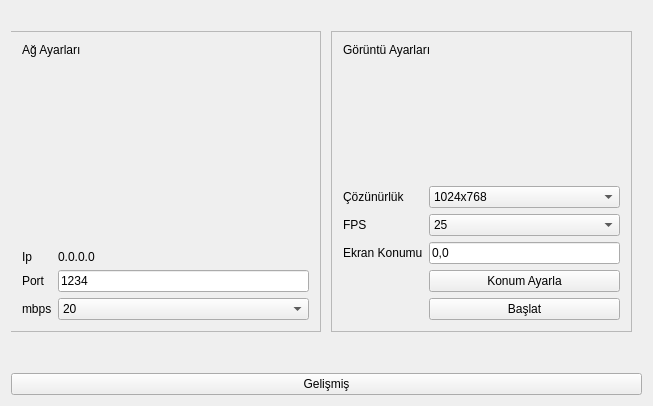
<?xml version="1.0" encoding="UTF-8"?>
<ui version="4.0">
 <class>MainWindow</class>
 <widget class="QMainWindow" name="MainWindow">
  <property name="geometry">
   <rect>
    <x>0</x>
    <y>0</y>
    <width>653</width>
    <height>406</height>
   </rect>
  </property>
  <property name="sizePolicy">
   <sizepolicy hsizetype="Fixed" vsizetype="Fixed">
    <horstretch>0</horstretch>
    <verstretch>0</verstretch>
   </sizepolicy>
  </property>
  <property name="minimumSize">
   <size>
    <width>653</width>
    <height>406</height>
   </size>
  </property>
  <property name="maximumSize">
   <size>
    <width>653</width>
    <height>406</height>
   </size>
  </property>
  <property name="windowTitle">
   <string>MainWindow</string>
  </property>
  <widget class="QWidget" name="widget">
   <property name="minimumSize">
    <size>
     <width>400</width>
     <height>0</height>
    </size>
   </property>
   <layout class="QGridLayout" name="gridLayout">
    <item row="0" column="0">
     <widget class="QStackedWidget" name="stackedWidget">
      <property name="currentIndex">
       <number>0</number>
      </property>
      <widget class="QWidget" name="page">
       <widget class="QFrame" name="frame">
        <property name="geometry">
         <rect>
          <x>-1</x>
          <y>20</y>
          <width>311</width>
          <height>301</height>
         </rect>
        </property>
        <property name="frameShape">
         <enum>QFrame::StyledPanel</enum>
        </property>
        <property name="frameShadow">
         <enum>QFrame::Raised</enum>
        </property>
        <layout class="QGridLayout" name="gridLayout_2">
         <item row="0" column="0">
          <layout class="QVBoxLayout" name="verticalLayout_2">
           <item>
            <widget class="QLabel" name="label_2">
             <property name="text">
              <string>Ağ Ayarları</string>
             </property>
             <property name="margin">
              <number>0</number>
             </property>
             <property name="indent">
              <number>-1</number>
             </property>
            </widget>
           </item>
           <item>
            <layout class="QFormLayout" name="formLayout">
             <item row="1" column="0">
              <widget class="QLabel" name="label_7">
               <property name="text">
                <string>Ip</string>
               </property>
              </widget>
             </item>
             <item row="3" column="0">
              <widget class="QLabel" name="label_8">
               <property name="text">
                <string>Port</string>
               </property>
              </widget>
             </item>
             <item row="3" column="1">
              <widget class="QLineEdit" name="portSetting">
               <property name="text">
                <string>1234</string>
               </property>
              </widget>
             </item>
             <item row="4" column="0">
              <widget class="QLabel" name="label_5">
               <property name="text">
                <string>mbps</string>
               </property>
              </widget>
             </item>
             <item row="4" column="1">
              <widget class="QComboBox" name="mbitCombo">
               <property name="currentIndex">
                <number>2</number>
               </property>
               <item>
                <property name="text">
                 <string>5</string>
                </property>
               </item>
               <item>
                <property name="text">
                 <string>10</string>
                </property>
               </item>
               <item>
                <property name="text">
                 <string>20</string>
                </property>
               </item>
              </widget>
             </item>
             <item row="0" column="1">
              <spacer name="verticalSpacer">
               <property name="orientation">
                <enum>Qt::Vertical</enum>
               </property>
               <property name="sizeHint" stdset="0">
                <size>
                 <width>20</width>
                 <height>40</height>
                </size>
               </property>
              </spacer>
             </item>
             <item row="1" column="1">
              <widget class="QLabel" name="ipSetting">
               <property name="text">
                <string>0.0.0.0</string>
               </property>
              </widget>
             </item>
            </layout>
           </item>
          </layout>
         </item>
        </layout>
       </widget>
       <widget class="QFrame" name="frame_2">
        <property name="geometry">
         <rect>
          <x>320</x>
          <y>20</y>
          <width>301</width>
          <height>301</height>
         </rect>
        </property>
        <property name="frameShape">
         <enum>QFrame::StyledPanel</enum>
        </property>
        <property name="frameShadow">
         <enum>QFrame::Raised</enum>
        </property>
        <layout class="QFormLayout" name="formLayout_3">
         <item row="0" column="0" colspan="2">
          <widget class="QLabel" name="label">
           <property name="text">
            <string>Görüntü Ayarları</string>
           </property>
          </widget>
         </item>
         <item row="2" column="0">
          <widget class="QLabel" name="label_3">
           <property name="text">
            <string>Çözünürlük</string>
           </property>
          </widget>
         </item>
         <item row="2" column="1">
          <widget class="QComboBox" name="resolutionSetting">
           <property name="currentIndex">
            <number>1</number>
           </property>
           <item>
            <property name="text">
             <string>800x600</string>
            </property>
           </item>
           <item>
            <property name="text">
             <string>1024x768</string>
            </property>
           </item>
           <item>
            <property name="text">
             <string>1280x720</string>
            </property>
           </item>
           <item>
            <property name="text">
             <string>1280x800</string>
            </property>
           </item>
          </widget>
         </item>
         <item row="5" column="0">
          <widget class="QLabel" name="label_4">
           <property name="text">
            <string>FPS</string>
           </property>
          </widget>
         </item>
         <item row="5" column="1">
          <widget class="QComboBox" name="fpsSetting">
           <property name="currentIndex">
            <number>3</number>
           </property>
           <item>
            <property name="text">
             <string>10</string>
            </property>
           </item>
           <item>
            <property name="text">
             <string>15</string>
            </property>
           </item>
           <item>
            <property name="text">
             <string>20</string>
            </property>
           </item>
           <item>
            <property name="text">
             <string>25</string>
            </property>
           </item>
           <item>
            <property name="text">
             <string>30</string>
            </property>
           </item>
          </widget>
         </item>
         <item row="1" column="0">
          <spacer name="verticalSpacer_2">
           <property name="orientation">
            <enum>Qt::Vertical</enum>
           </property>
           <property name="sizeHint" stdset="0">
            <size>
             <width>20</width>
             <height>40</height>
            </size>
           </property>
          </spacer>
         </item>
         <item row="9" column="0">
          <widget class="QLabel" name="label_11">
           <property name="text">
            <string>Ekran Konumu</string>
           </property>
          </widget>
         </item>
         <item row="9" column="1">
          <widget class="QLineEdit" name="screen_pos">
           <property name="text">
            <string>0,0</string>
           </property>
          </widget>
         </item>
         <item row="11" column="1">
          <widget class="QPushButton" name="start_button">
           <property name="text">
            <string>Başlat</string>
           </property>
          </widget>
         </item>
         <item row="10" column="1">
          <widget class="QPushButton" name="pos_set_button">
           <property name="text">
            <string>Konum Ayarla</string>
           </property>
          </widget>
         </item>
        </layout>
       </widget>
      </widget>
      <widget class="QWidget" name="page_2">
       <widget class="QFrame" name="frame_3">
        <property name="geometry">
         <rect>
          <x>0</x>
          <y>0</y>
          <width>301</width>
          <height>331</height>
         </rect>
        </property>
        <property name="frameShape">
         <enum>QFrame::StyledPanel</enum>
        </property>
        <property name="frameShadow">
         <enum>QFrame::Raised</enum>
        </property>
        <widget class="QWidget" name="verticalLayoutWidget">
         <property name="geometry">
          <rect>
           <x>0</x>
           <y>0</y>
           <width>301</width>
           <height>331</height>
          </rect>
         </property>
         <layout class="QVBoxLayout" name="verticalLayout">
          <item>
           <layout class="QFormLayout" name="formLayout_2">
            <item row="1" column="0">
             <widget class="QLabel" name="label_6">
              <property name="text">
               <string>BITRATE </string>
              </property>
             </widget>
            </item>
            <item row="1" column="1">
             <widget class="QLineEdit" name="bitrate_edit">
              <property name="text">
               <string>12000</string>
              </property>
             </widget>
            </item>
            <item row="2" column="0">
             <widget class="QLabel" name="label_9">
              <property name="text">
               <string>MAX_BITRATE</string>
              </property>
             </widget>
            </item>
            <item row="2" column="1">
             <widget class="QLineEdit" name="max_bitrate_edit">
              <property name="text">
               <string>18000</string>
              </property>
             </widget>
            </item>
            <item row="3" column="0">
             <widget class="QLabel" name="label_10">
              <property name="text">
               <string>SLICE_MAX_SIZE</string>
              </property>
             </widget>
            </item>
            <item row="3" column="1">
             <widget class="QLineEdit" name="slice_max_size_edit">
              <property name="text">
               <string>15000</string>
              </property>
             </widget>
            </item>
           </layout>
          </item>
         </layout>
        </widget>
       </widget>
      </widget>
     </widget>
    </item>
    <item row="1" column="0">
     <widget class="QPushButton" name="advancedButton">
      <property name="text">
       <string>Gelişmiş</string>
      </property>
     </widget>
    </item>
   </layout>
  </widget>
  <widget class="QMenuBar" name="menuBar">
   <property name="geometry">
    <rect>
     <x>0</x>
     <y>0</y>
     <width>653</width>
     <height>29</height>
    </rect>
   </property>
   <property name="defaultUp">
    <bool>false</bool>
   </property>
   <property name="nativeMenuBar">
    <bool>false</bool>
   </property>
  </widget>
 </widget>
 <layoutdefault spacing="6" margin="11"/>
 <resources/>
 <connections/>
</ui>
